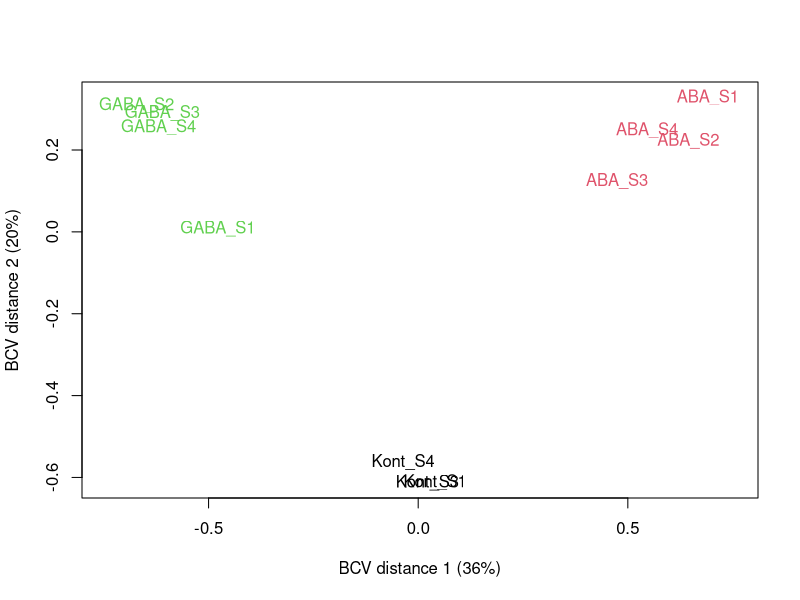
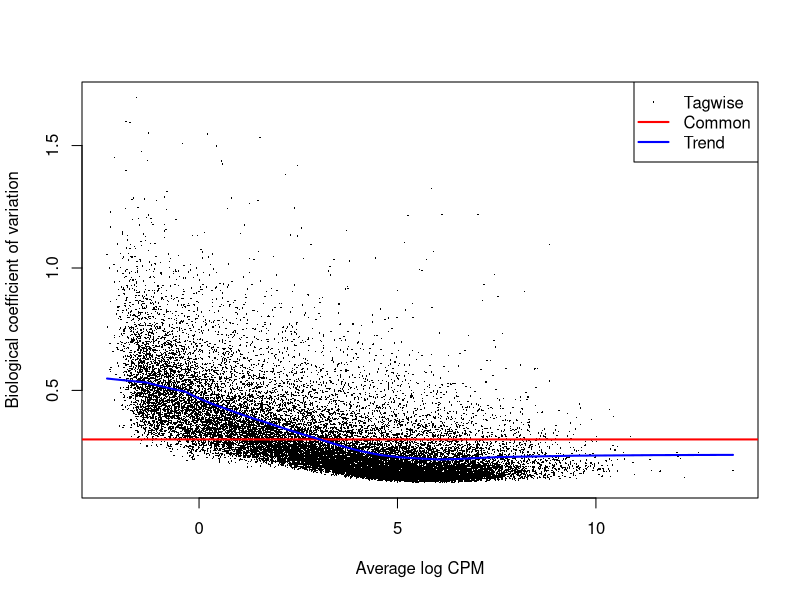
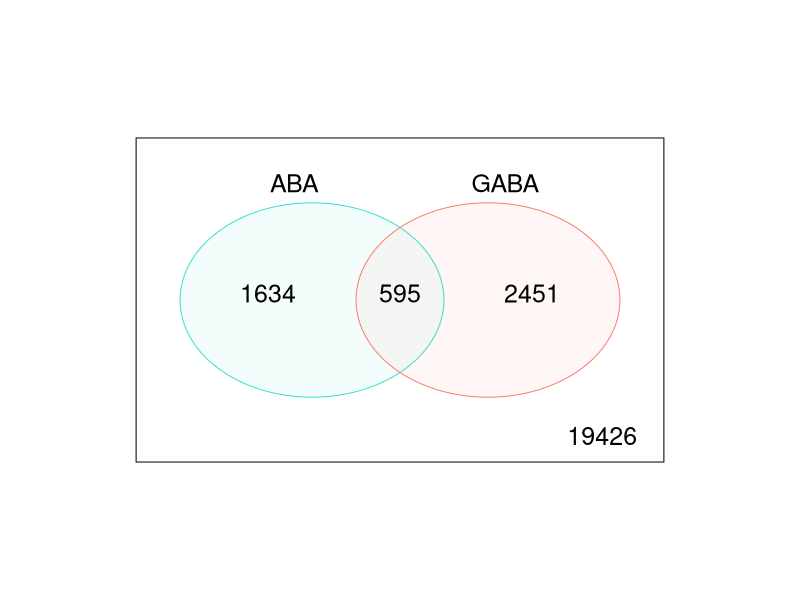

Write R code to recreate these figures, in order. (Note: this script raises an error after producing the figures.)
## ---- chunk 1
knitr::opts_chunk$set(echo = TRUE)
## ---- chunk 2
library(tidyverse)
library(magrittr)
library(edgeR)
## ---- chunk 3
# load and clean up gene counts
geneCounts <- read_delim("4_Counts/GC_GABA_ABA_geneCounts_final.txt", 
                         delim = "\t", 
                         comment = "#") %>% 
  column_to_rownames("Geneid")
colnames(geneCounts) %<>% str_remove("../3_BAM/") %>% str_remove(".STARAligned_sortedByName.bam")
# crate meta data
meta <- tibble(sample = colnames(geneCounts),
              group = str_extract(sample,".+(?=_)"), # this info will fill to 'group' as col name match 'group' pram in DGEList()
              reps = str_extract(sample,"(?<=_).+")) %>% 
  filter(sample != "Kont_S2")
geneCounts %<>% dplyr::select(-Kont_S2) # remove the sample that is very badly mapped

# construct DGElist, filtering and normalize RNA composition
countList <- DGEList(counts = geneCounts,
                     samples = meta) 
keep <- filterByExpr(countList)
# By default, the function keeps genes with about 10 read counts or more in a minimum number of samples, where the number of samples is chosen according to the minimum group sample size. The actual filtering uses CPM values rather than counts in order to avoid giving preference to samples with large library sizes. For this dataset, the median library size is about 29 million and 10/29 approx. 0.34, so the filterByExpr function keeps genes that have a CPM of 0.34 or more in at least 4 samples.
table(keep)
countList <- countList[keep,, keep.lib.sizes=FALSE] %>% 
  calcNormFactors()
# set control group as reference 
countList$samples$group <- relevel(countList$samples$group, ref = "Kont")
## ---- chunk 4
# visualize sample clustering, alternatively PCA can do the job
mds <- plotMDS(countList, method="bcv", col=as.numeric(countList$samples$group))
# make it easy to change appearance 
mds %>%
  extract(c(5,6)) %>%
  as.data.frame() %>%
  rownames_to_column("sample") %>%
  left_join(meta) %>%
  ggplot(aes(x = x, y = y)) +
  geom_point(aes(colour  = group), 
             size = 7) +
  theme_bw() +
  theme(text = element_text(size=20)) +
  labs(x = "BCV distance 1",
       y = "BCV distance 2") -> mdsplot

# export::graph2office(x = mdsplot, type = "ppt",
#              file = "Barley_MDS.pptx", width = 10,
#              aspectr = 1.5)
## ---- chunk 5
# if with multiple factors, dispersion needs to be estimated with specified design matrix (see section 2.10.2 in edgeR user's guide updated in 21 Oct. 2019)
counts_Disp <- estimateDisp(countList)
plotBCV(counts_Disp)
## ---- chunk 6
# contract a design matrix with baseline control
designMat <- model.matrix(~ group, data = countList$samples)

# fit to model
fit <- glmQLFit(counts_Disp)
## ---- chunk 7
# ABA Vs Control
ABA <- glmQLFTest(fit, coef = 2)
ABAgenes <- ABA$table %>% 
  rownames_to_column("GeneID") %>% 
  mutate(adj.p = p.adjust(PValue, method = "BH"))

ABAgenes %>% 
  mutate(expression = ifelse(adj.p < 0.05 & abs(logFC) >= 1, 
                             ifelse(logFC >= 1 ,'Up','Down'),
                             'Stable'),
         expression = fct_relevel(expression, "Up","Stable","Down")) %>% 
  ggplot(aes(x = logFC, 
             y = -log10(adj.p), 
             colour = expression)) +
  geom_point(alpha = 0.4, size = 3.5) +
  scale_color_manual(values=c("red", "grey","blue"))+
  xlim(c(-10, 10)) +
  geom_vline(xintercept = c(-1,1),
             lty=4,col="black",
             lwd=0.8) +
  geom_hline(yintercept = -log10(0.05),
             lty=4,col="black",
             lwd=0.8) +
  labs(x="log2(fold change)",
       y="-log10 (adj.p-value)")  +
  theme_bw() +
  theme(text = element_text(size=20),
        legend.text = element_text(size = 18),
        plot.title = element_text(hjust = 0.5), 
        legend.position = c(1, 0), 
        legend.justification = c(1, 0), 
        legend.title = element_blank()) +
  ggtitle("ABA vs. Control") -> Vocano_ABA
# plotly::ggplotly is able to turn ggplot to interactive plot

# export::graph2office(x = Vocano_ABA, type = "ppt",
#              file = "Barley_vocano.pptx", width = 10,
#              aspectr = 1.5, append = TRUE)
## ---- chunk 8
# GABA Vs Control
GABA <- glmQLFTest(fit, coef = 3)
GABAgenes <- GABA$table %>% 
  rownames_to_column("GeneID") %>% 
  mutate(adj.p = p.adjust(PValue, method = "BH"))

GABAgenes %>% 
  mutate(expression = ifelse(adj.p < 0.05 & abs(logFC) >= 1, 
                             ifelse(logFC >= 1 ,'Up','Down'),
                             'Stable'),
         expression = fct_relevel(expression, "Up","Stable","Down")) %>% 
  ggplot(aes(x = logFC, 
             y = -log10(adj.p), 
             colour = expression)) +
  geom_point(alpha = 0.4, size = 3.5) +
  scale_color_manual(values=c("red", "grey","blue"))+
  xlim(c(-11, 11)) +
  geom_vline(xintercept = c(-1,1),
             lty=4,col="black",
             lwd=0.8) +
  geom_hline(yintercept = -log10(0.05),
             lty=4,col="black",
             lwd=0.8) +
  labs(x="log2(fold change)",
       y="-log10 (adj.p-value)")  +
  theme_bw() +
  theme(text = element_text(size=20),
        legend.text = element_text(size = 18),
        plot.title = element_text(hjust = 0.5), 
        legend.position = c(1, 0), 
        legend.justification = c(1, 0), 
        legend.title = element_blank()) +
  ggtitle("GABA vs. Control") -> Vocano_GABA

# export::graph2office(x = Vocano_GABA, type = "ppt",
#              file = "Barley_vocano.pptx", width = 10,
#              aspectr = 1.5, append = TRUE)
## ---- chunk 9
DEs <- list(ABAde = ABAgenes,
     GABAde = GABAgenes) %>% 
  lapply(function(x){
    x %>% 
      filter(adj.p <= 0.05 & abs(logFC) >= 1) %>% 
      mutate(expression = ifelse(logFC >= 1, 
                                 "Up", "Down"))
  })

ABAtags <- ABAgenes %>% 
  mutate(ABA = ifelse(adj.p <= 0.05 & abs(logFC) >= 1, 
                      1,0)) %>% 
  dplyr::select(GeneID,ABA,logFC) %>% 
  data.table::setnames("logFC","ABA_logFC") 
GABAtags <- GABAgenes %>% 
  mutate(GABA = ifelse(adj.p <= 0.05 & abs(logFC) >= 1, 
                       1,0)) %>% 
  dplyr::select(GeneID,GABA,logFC) %>% 
  data.table::setnames("logFC","GABA_logFC")

# vennDiagram 
merge(ABAtags,
      GABAtags,
      by = "GeneID") %>%
  dplyr::select(-contains("logFC")) %>% 
  column_to_rownames("GeneID") %>%
  vennDiagram(circle.col=c("turquoise", "salmon"))

# common genes
patternDE <- merge(ABAtags,
      GABAtags,
      by = "GeneID") %>% 
  mutate(ABA = ifelse(ABA == 1 & ABA_logFC < 0,
                      -1, ABA),
         GABA = ifelse(GABA == 1 & GABA_logFC < 0,
                      -1, GABA)) %>% 
  column_to_rownames("GeneID") %>% 
  filter(abs(ABA) == 1 | abs(GABA) == 1)
  

# same direction
patternDE %>% 
  filter((ABA == 1 & GABA == 1) | (ABA == -1 & GABA == -1)) %>% 
  row.names() # 448

# opposite direction
patternDE %>% 
  filter((ABA == 1 & GABA == -1) | (ABA == -1 & GABA == 1)) %>% 
  row.names() # 128

# heatmap of gene Exp pattern
patternDE %>% 
  dplyr::select(-contains("logFC")) %>% 
  pheatmap(cluster_cols = FALSE,
           show_rownames = FALSE) -> testplot

# give order to heatmap with logFC
ordering <- tibble(rowNum = testplot$tree_row$order,
                   order = seq(1, length(rowNum))) %>% 
  arrange(rowNum)

patternDE %>% 
  mutate(ABA_logFC = ifelse(ABA == 0, 0, ABA_logFC),
         GABA_logFC = ifelse(GABA == 0, 0, GABA_logFC)) %>% 
  dplyr::select(-GABA, -ABA) %>% 
  mutate(order = ordering$order) %>% 
  arrange(order) %>%  
  dplyr::select(-order) %>% 
  pheatmap::pheatmap(cluster_cols = FALSE,
           cluster_rows = FALSE,
           show_rownames = FALSE) 

# save.image("~/Box/Bioinfo/BarleyGCRNASeq/DEGs_removeKont_S2.RData")
